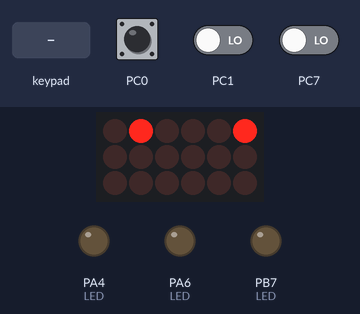
Recording of a program running on a simulated ATmega32, built with avr-gcc and emulated at 16 MHz. Parts: 6×3 LED matrix, output pins drawn as LEDs (lit = HIGH). Wiring (inferred from the names in the program): 4×4 keypad with keys 7 8 9 : 4 5 6 A 1 2 3 B c 0 = C: rows PC2, PC3, PC4, PC5; columns PD7, PD6, PD5, PD3; LED matrix (orientation assumed): rows PA3, PB6, PB5; columns PA2, PB0, PB1, PB2, PB4, PC6. The inputs (shaded band) are chosen by the test bench; at power-on: PC0 HIGH, PC1 LOW, PC7 LOW. Pins used as bus, display or sensor lines are not drawn.

Above: at 0.15 s.
1.3 s: keypad keys 1 2 3 4 pressed 0.4 s apart
5.5 s: key '9' pressed
At 6.1 s:
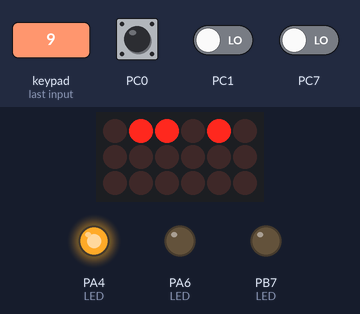
7.3 s: key '7' pressed
At 8.2 s:
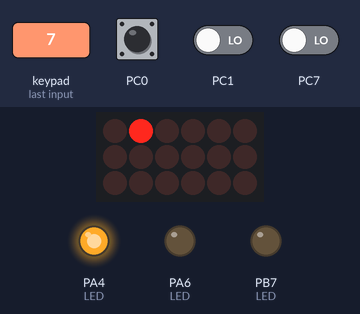
9.0 s: keypad keys 1 2 3 4 A pressed 0.4 s apart
At 10.7 s:
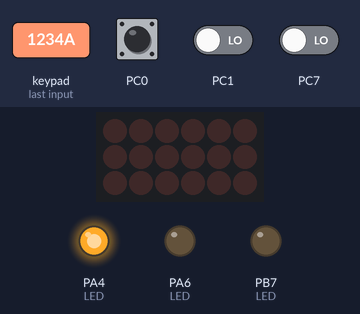
12.5 s: keypad keys 1 3 9 7 pressed 0.4 s apart
At 13.9 s:
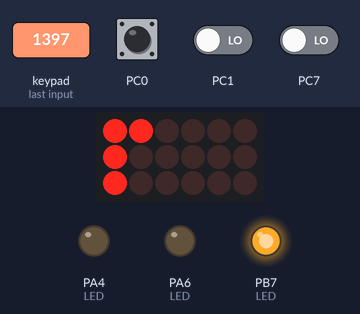
Timing chart, 0 to 15.5 s (numbered marks = the images above; inputs shaded):
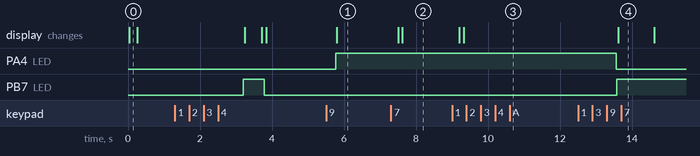

The program:

main.c
```c
#include "Atmega32_Registers.h"
#include "LCD.h"
#include "Buzzer.h"
#include "KEYPAD.h"
#include "LED.h"
#include "7_Segment.h"
#include <stdbool.h>
#include <stdlib.h>
#include <string.h>
#include "Timer.h"
#include <avr/interrupt.h>
#define F_CPU 16000000
#include <util/delay.h>

extern uint8 Num_OVF;
extern uint8 Init_Val;

uint8 R_MIN,
R_SEC,
T_MIN,
T_SEC,
G_MIN,
G_SEC,
STATE=0;


void convert_to_time(char *ex,uint8 *MIN,uint8 *SEC){
	uint8 buffer[15];
	uint16 i,len, j, x;
	len = strlen(ex);
	j = 0;

	for (i = 0; i < len+1; i++) {

		if (ex[i] >= '0' && ex[i] <= '9') {
			buffer[j++] = ex[i];
		}
		else if (ex[i] == ':') {
			if (j > 0) {
				buffer[j] = '\0';
				x = atoi(buffer);
				*MIN=x;
				j = 0;
			}
			}else if (ex[i] == '\0') {
			if (j > 0) {
				buffer[j] = '\0';
				x = atoi(buffer);
				*SEC=x;
				j = 0;
			}
		}
	}

}


void get_time(uint8 *expression){
	_Bool x=true,y=false;
	uint8 index=0,i=0;
	while(x){
		uint8 t=keypadGetValue();
		if(t)
		{
			BUZZER_SHORT_BEEP();
			switch (t)
			{
				case 'c':
				index=0;
				LCD_CLR();
				break;

				case '=':
				if (expression[0] == '\0')
				break;

				x=false;
				break;
				case ':':
				if (y) break;

				y=true;
				i=0;
				expression[index] = t;
				LCD_WRITE_CHAR(t);
				index++;
				break;

				default:
				if (i==2)
				break;

				expression[index] = t;
				LCD_WRITE_CHAR(t);
				index++;
				i++;
				break;
			}
			expression[index] = '\0';
		}
	}
}

int main(void)
{
	uint8 expression[5],
	index=0;

	BUZZER_Init();
	KEYPAD_INIT();
	LCD_INIT();
	SET_BIT(DDRA,4);
	SET_BIT(DDRA,6);
	SET_BIT(DDRB,7);

	BUZZER_BEEP_BEEP();
	LOCATE_CURSOR(1,3);
	LCD_WRITE_STRING("Traffic light");
	_delay_ms(3000);
	LCD_CLR();


	LOCATE_CURSOR(0,3);
	LCD_WRITE_STRING("Enter Red Time");
	LOCATE_CURSOR(1,5);
	LCD_WRITE_STRING("e.g mm:ss");
	LOCATE_CURSOR(3,7);
	SET_BIT(PORTB,7);
	get_time(expression);
	convert_to_time(expression,&R_MIN,&R_SEC);
	CLR_BIT(PORTB,7);

	LCD_CLR();


	SET_BIT(PORTA,4);
	LOCATE_CURSOR(0,3);
	LCD_WRITE_STRING("Enter Green Time");
	LOCATE_CURSOR(1,5);
	LCD_WRITE_STRING("e.g mm:ss");
	LOCATE_CURSOR(3,7);
	get_time(expression);
	convert_to_time(expression,&G_MIN,&G_SEC);
	CLR_BIT(PORTA,4);

	LCD_CLR();

	Timer0_Init();
	Timer0_SetDelay(1000);
	Timer0_Start();
	_7segmentInit();
	T_MIN=R_MIN;
	T_SEC=R_SEC;
	SET_BIT(PORTB,7);
	while (1)
	{
		selectDigit(SEGMENT_COM4);
		setDigit(T_MIN/10);
		selectDigit(SEGMENT_COM3);
		setDigit(T_MIN%10);
		selectDigit(SEGMENT_COM2);
		setDigit(T_SEC/10);
		selectDigit(SEGMENT_COM1);
		setDigit(T_SEC%10);
	}
}

void Count_des()
{
	if(T_MIN==0 && T_SEC==0)
	{
		if(STATE==0){
			STATE=1;
			T_MIN=G_MIN;
			T_SEC=G_SEC;
			CLR_BIT(PORTB,7);
			SET_BIT(PORTA,4);
			}else if(STATE==1){
			STATE=0;
			T_MIN=R_MIN;
			T_SEC=R_SEC;
			CLR_BIT(PORTA,4);
			SET_BIT(PORTB,7);
		}
	}
	else if (T_SEC==0)
	{
		T_MIN--;
		T_SEC=60;
	}
	else if(T_MIN==0 && T_SEC<5){
		TOGGLE_BIT(PORTA,6);
		BUZZER_Toggle();
	}

}

ISR(TIMER0_OVF_vect)
{
	static uint16 count=0;

	count++;
	if (count==Num_OVF)
	{
		T_SEC--;
		Count_des();
		count=0;
		TCNT0=Init_Val;
	}
}
```

7_Segment.c
```c
#include "7_Segment.h"
#include "DIO.h"
#define F_CPU 16000000
#include <util/delay.h>


uint8 numbers[]={0x00,0x01,0x02,0x03,0x04,0x05,0x06,0x07,0x10,0x11};

void _7segmentInit(){

	DIO_setPinDir(SEGMENT_DATA_PORT,SEGMENT_DATA_PIN1,DIO_PIN_OUTPUT);
	DIO_setPinDir(SEGMENT_DATA_PORT,SEGMENT_DATA_PIN2,DIO_PIN_OUTPUT);
	DIO_setPinDir(SEGMENT_DATA_PORT,SEGMENT_DATA_PIN3,DIO_PIN_OUTPUT);
	DIO_setPinDir(SEGMENT_DATA_PORT,SEGMENT_DATA_PIN4,DIO_PIN_OUTPUT);

	DIO_setPinDir(SEGMENT_COM1_PORT,SEGMENT_COM1_PIN,DIO_PIN_OUTPUT);
	DIO_setPinDir(SEGMENT_COM2_PORT,SEGMENT_COM2_PIN,DIO_PIN_OUTPUT);
	DIO_setPinDir(SEGMENT_COM3_PORT,SEGMENT_COM3_PIN,DIO_PIN_OUTPUT);
	DIO_setPinDir(SEGMENT_COM4_PORT,SEGMENT_COM4_PIN,DIO_PIN_OUTPUT);

	DIO_setPinValue(SEGMENT_COM1_PORT,SEGMENT_COM1_PIN,DIO_PIN_HIGH);
	DIO_setPinValue(SEGMENT_COM2_PORT,SEGMENT_COM2_PIN,DIO_PIN_HIGH);
	DIO_setPinValue(SEGMENT_COM3_PORT,SEGMENT_COM3_PIN,DIO_PIN_HIGH);
	DIO_setPinValue(SEGMENT_COM4_PORT,SEGMENT_COM4_PIN,DIO_PIN_HIGH);

};

void setDigit(uint8 num){
	switch(num)
	{
		case 0:
		DIO_setPinValue(DIO_PORTB,DIO_PIN0,DIO_PIN_LOW);
		DIO_setPinValue(DIO_PORTB,DIO_PIN1,DIO_PIN_LOW);
		DIO_setPinValue(DIO_PORTB,DIO_PIN2,DIO_PIN_LOW);
		DIO_setPinValue(DIO_PORTB,DIO_PIN4,DIO_PIN_LOW);
		break;
		case 1:
		DIO_setPinValue(DIO_PORTB,DIO_PIN0,DIO_PIN_HIGH);
		DIO_setPinValue(DIO_PORTB,DIO_PIN1,DIO_PIN_LOW);
		DIO_setPinValue(DIO_PORTB,DIO_PIN2,DIO_PIN_LOW);
		DIO_setPinValue(DIO_PORTB,DIO_PIN4,DIO_PIN_LOW);
		break;
		case 2:
		DIO_setPinValue(DIO_PORTB,DIO_PIN0,DIO_PIN_LOW);
		DIO_setPinValue(DIO_PORTB,DIO_PIN1,DIO_PIN_HIGH);
		DIO_setPinValue(DIO_PORTB,DIO_PIN2,DIO_PIN_LOW);
		DIO_setPinValue(DIO_PORTB,DIO_PIN4,DIO_PIN_LOW);
		break;
		case 3:
		DIO_setPinValue(DIO_PORTB,DIO_PIN0,DIO_PIN_HIGH);
		DIO_setPinValue(DIO_PORTB,DIO_PIN1,DIO_PIN_HIGH);
		DIO_setPinValue(DIO_PORTB,DIO_PIN2,DIO_PIN_LOW);
		DIO_setPinValue(DIO_PORTB,DIO_PIN4,DIO_PIN_LOW);
		break;
		case 4:
		DIO_setPinValue(DIO_PORTB,DIO_PIN0,DIO_PIN_LOW);
		DIO_setPinValue(DIO_PORTB,DIO_PIN1,DIO_PIN_LOW);
		DIO_setPinValue(DIO_PORTB,DIO_PIN2,DIO_PIN_HIGH);
		DIO_setPinValue(DIO_PORTB,DIO_PIN4,DIO_PIN_LOW);
		break;
		case 5:
		DIO_setPinValue(DIO_PORTB,DIO_PIN0,DIO_PIN_HIGH);
		DIO_setPinValue(DIO_PORTB,DIO_PIN1,DIO_PIN_LOW);
		DIO_setPinValue(DIO_PORTB,DIO_PIN2,DIO_PIN_HIGH);
		DIO_setPinValue(DIO_PORTB,DIO_PIN4,DIO_PIN_LOW);
		break;
		case 6:
		DIO_setPinValue(DIO_PORTB,DIO_PIN0,DIO_PIN_LOW);
		DIO_setPinValue(DIO_PORTB,DIO_PIN1,DIO_PIN_HIGH);
		DIO_setPinValue(DIO_PORTB,DIO_PIN2,DIO_PIN_HIGH);
		DIO_setPinValue(DIO_PORTB,DIO_PIN4,DIO_PIN_LOW);
		break;
		case 7:
		DIO_setPinValue(DIO_PORTB,DIO_PIN0,DIO_PIN_HIGH);
		DIO_setPinValue(DIO_PORTB,DIO_PIN1,DIO_PIN_HIGH);
		DIO_setPinValue(DIO_PORTB,DIO_PIN2,DIO_PIN_HIGH);
		DIO_setPinValue(DIO_PORTB,DIO_PIN4,DIO_PIN_LOW);
		break;
		case 8:
		DIO_setPinValue(DIO_PORTB,DIO_PIN0,DIO_PIN_LOW);
		DIO_setPinValue(DIO_PORTB,DIO_PIN1,DIO_PIN_LOW);
		DIO_setPinValue(DIO_PORTB,DIO_PIN2,DIO_PIN_LOW);
		DIO_setPinValue(DIO_PORTB,DIO_PIN4,DIO_PIN_HIGH);
		break;
		case 9:
		DIO_setPinValue(DIO_PORTB,DIO_PIN0,DIO_PIN_HIGH);
		DIO_setPinValue(DIO_PORTB,DIO_PIN1,DIO_PIN_LOW);
		DIO_setPinValue(DIO_PORTB,DIO_PIN2,DIO_PIN_LOW);
		DIO_setPinValue(DIO_PORTB,DIO_PIN4,DIO_PIN_HIGH);
		break;
		default:
		break;

	}

		_delay_ms(1);
	};

void selectDigit(uint8 digit){
	switch(digit){

		case SEGMENT_COM1:
		CLR_BIT(PORTA,SEGMENT_COM1_PIN);
		SET_BIT(PORTA,SEGMENT_COM2_PIN);
		SET_BIT(PORTB,SEGMENT_COM3_PIN);
		SET_BIT(PORTB,SEGMENT_COM4_PIN);
		break;
		case SEGMENT_COM2:
			SET_BIT(PORTA,SEGMENT_COM1_PIN);
			CLR_BIT(PORTA,SEGMENT_COM2_PIN);
			SET_BIT(PORTB,SEGMENT_COM3_PIN);
			SET_BIT(PORTB,SEGMENT_COM4_PIN);
		break;
		case SEGMENT_COM3:
			SET_BIT(PORTA,SEGMENT_COM1_PIN);
			SET_BIT(PORTA,SEGMENT_COM2_PIN);
			CLR_BIT(PORTB,SEGMENT_COM3_PIN);
			SET_BIT(PORTB,SEGMENT_COM4_PIN);
		break;
		case SEGMENT_COM4:
			SET_BIT(PORTA,SEGMENT_COM1_PIN);
			SET_BIT(PORTA,SEGMENT_COM2_PIN);
			SET_BIT(PORTB,SEGMENT_COM3_PIN);
			CLR_BIT(PORTB,SEGMENT_COM4_PIN);
		break;
	}

	};
```

7_Segment.h
```c
#ifndef _SEGMENT_H_
#define _SEGMENT_H_
#include "7_Segment_Cfg.h"
#include "STD.h"
#include "BIT_MATH.h"


void _7segmentInit();
void setDigit(uint8 num);
void selectDigit(uint8 digit);

#endif /* 7_SEGMENT_H_ */
```

Buzzer.c
```c
#include "Buzzer.h"

void BUZZER_Init(void){
	DIO_setPinDir(BUZZER_PORT, BUZZER_PIN, DIO_PIN_OUTPUT);
	DIO_setPinValue(BUZZER_PORT, BUZZER_PIN, DIO_PIN_LOW);
	};

void BUZZER_Status(uint8 Buz_sta){
	if (Buz_sta)
	{
		DIO_setPinValue(BUZZER_PORT, BUZZER_PIN, DIO_PIN_HIGH);
	}else{
		DIO_setPinValue(BUZZER_PORT, BUZZER_PIN, DIO_PIN_LOW);
	}
	};

void BUZZER_Toggle(void){
	DIO_togglePin(BUZZER_PORT, BUZZER_PIN);
	};

void BUZZER_SHORT_BEEP(void){
	BUZZER_Status(BUZZER_ON);
	_delay_ms(100);
	BUZZER_Status(BUZZER_OFF);
	};

void BUZZER_LONG_BEEP(void){
	BUZZER_Status(BUZZER_ON);
	_delay_ms(1000);
	BUZZER_Status(BUZZER_OFF);
}
void BUZZER_BEEP_BEEP(void){
	BUZZER_Status(BUZZER_ON);
	_delay_ms(70);
	BUZZER_Status(BUZZER_OFF);
	_delay_ms(35);
	BUZZER_Status(BUZZER_ON);
	_delay_ms(70);
	BUZZER_Status(BUZZER_OFF);
}
```

Buzzer.h
```c
#ifndef LED_H_
#define LED_H_

#include "DIO.h"
#include "Buzzer_Cfg.h"
#define F_CPU 16000000
#include <util/delay.h>


void BUZZER_Init(void);
void BUZZER_Status(uint8 Buz_sta);
void BUZZER_Toggle(void);
void BUZZER_SHORT_BEEP(void);
void BUZZER_LONG_BEEP(void);
void BUZZER_BEEP_BEEP(void);


#endif 
```

LED.c
```c
#include "LED.h"

void LED_Init(uint8 Color){
	switch(Color)
	{
		case RED_LED:
		DIO_setPinDir(DIO_PORTB,DIO_PIN7,DIO_PIN_OUTPUT);
		break;
		case GREEN_LED:
		DIO_setPinDir(DIO_PORTA,DIO_PIN4,DIO_PIN_OUTPUT);
		break;
		case BLUE_LED:
		DIO_setPinDir(DIO_PORTA,DIO_PIN5,DIO_PIN_OUTPUT);
		break;
		case YELLOW_LED:
		DIO_setPinDir(DIO_PORTA,DIO_PIN6,DIO_PIN_OUTPUT);
		break;

	}

}
void LED_ON(uint8 Color){
	switch(Color)
	{
		case RED_LED:
		DIO_setPinValue(DIO_PORTB,DIO_PIN7,DIO_PIN_HIGH);
		break;
		case GREEN_LED:
		DIO_setPinValue(DIO_PORTA,DIO_PIN4,DIO_PIN_HIGH);
		break;
		case BLUE_LED:
		DIO_setPinValue(DIO_PORTA,DIO_PIN5,DIO_PIN_HIGH);
		break;
		case YELLOW_LED:
		DIO_setPinValue(DIO_PORTA,DIO_PIN6,DIO_PIN_HIGH);
		break;

	}
}
void LED_OFF(uint8 Color){
	switch(Color)
	{
		case RED_LED:
		DIO_setPinValue(DIO_PORTB,DIO_PIN7,DIO_PIN_LOW);
		break;
		case GREEN_LED:
		DIO_setPinValue(DIO_PORTA,DIO_PIN4,DIO_PIN_LOW);
		break;
		case BLUE_LED:
		DIO_setPinValue(DIO_PORTA,DIO_PIN5,DIO_PIN_LOW);
		break;
		case YELLOW_LED:
		DIO_setPinValue(DIO_PORTA,DIO_PIN6,DIO_PIN_LOW);
		break;
	}
}
void LED_Toggle(uint8 Color){
	switch(Color)
	{
		case RED_LED:
		DIO_togglePin(DIO_PORTB,DIO_PIN7);
		break;
		case GREEN_LED:
		DIO_togglePin(DIO_PORTA,DIO_PIN4);
		break;
		case BLUE_LED:
		DIO_togglePin(DIO_PORTA,DIO_PIN5);
		break;
		case YELLOW_LED:
		DIO_togglePin(DIO_PORTA,DIO_PIN6);
		break;
	}
}
```

LED.h
```c
#ifndef LED_H_
#define LED_H_

#include "LED_CFG.h"
#include "DIO.h"
#include "STD.h"


void LED_Init(uint8 Color);
void LED_ON(uint8 Color);
void LED_OFF(uint8 Color);
void LED_Toggle(uint8 Color);


#endif /* LED_H_ */
```

STD.h
```c
#ifndef STD_H_
#define STD_H_

typedef unsigned char uint8;
typedef signed char sint8;

typedef unsigned short uint16;
typedef signed short sint16;

typedef unsigned long uint32;
typedef signed long sint32;

typedef float float32;
typedef double float64;

#endif /* STD_H_ */
```

Timer.c
```c
#include "Timer.h"

 uint8 Num_OVF=0;

 uint8 Init_Val=0;

void Timer0_Init(void){

	#if TIMER0_MODE == TIMER0_NORMAL_MODE
	SET_BIT(TCCR0,6);
	SET_BIT(TCCR0,3);

	#elif TIMER0_MODE == TIMER0_PWM_MODE
	SET_BIT(TCCR0,6);
	SET_BIT(TCCR0,3);

	#elif TIMER0_MODE == TIMER0_CTC_MODE
	SET_BIT(TCCR0,6);
	SET_BIT(TCCR0,3);

	#elif TIMER0_MODE == TIMER0_FAST_PWM_MODE
	SET_BIT(TCCR0,6);
	SET_BIT(TCCR0,3);

	#endif

	TIMSK |= 0x01;

	SREG  |= 0x80;

	};

void Timer0_Start(void){
	TCCR0 =0x05;

	};


void Timer0_Stop(void){
	CLR_BIT(TCCR0,0);
	CLR_BIT(TCCR0,1);
	CLR_BIT(TCCR0,2);
	};

void Timer0_SetDelay(uint32 Delay_Ms){

	uint8 Tick_Time =(1024/16);

	uint32 Total_Ticks= (Delay_Ms*1000) /Tick_Time;

	Init_Val= 256 - (Total_Ticks%256);

	Num_OVF =Total_Ticks/256 ;

	TCNT0=Init_Val;
	Num_OVF++;
	};
```

Timer.h
```c
#ifndef TIMER_H_
#define TIMER_H_
#include "Timer_CFG.h"
#include "Atmega32_Registers.h"
#include "Bit_Math.h"

#define TIMER0_NORMAL_MODE 0

#define TIMER0_PWM_MODE 1

#define TIMER0_CTC_MODE 2

#define TIMER0_FAST_PWM_MODE 3


void Timer0_Init(void);

void Timer0_Start(void);

void Timer0_Stop(void);

void Timer0_SetDelay(uint32 Delay_Ms);


#endif /* TIMER_H_ */
```

7_Segment_Cfg.h
```c
#ifndef _SEGMENT_CFG_H_
#define _SEGMENT_CFG_H_

#define SEGMENT_DATA_PORT		DIO_PORTB

#define SEGMENT_DATA_PIN1		DIO_PIN0
#define SEGMENT_DATA_PIN2		DIO_PIN1
#define SEGMENT_DATA_PIN3		DIO_PIN2
#define SEGMENT_DATA_PIN4		DIO_PIN4

#define SEGMENT_COM1_PORT		DIO_PORTA
#define SEGMENT_COM2_PORT		DIO_PORTA
#define SEGMENT_COM3_PORT		DIO_PORTB
#define SEGMENT_COM4_PORT		DIO_PORTB

#define SEGMENT_COM1_PIN		DIO_PIN3
#define SEGMENT_COM2_PIN		DIO_PIN2
#define SEGMENT_COM3_PIN		DIO_PIN5
#define SEGMENT_COM4_PIN		DIO_PIN6

#define SEGMENT_COM_OFF		1
#define SEGMENT_COM_ON		0

#define SEGMENT_COM1	0
#define SEGMENT_COM2	1
#define SEGMENT_COM3	2
#define SEGMENT_COM4	3

#endif /* 7_SEGMENT_CFG_H_ */
```

Buzzer_Cfg.h
```c
/*
 * Buzzer_Cfg.h
 *
 * Created: 8/21/2023 9:50:13 PM
 *  Author: islam
 */


#ifndef BUZZER_CFG_H_
#define BUZZER_CFG_H_

#define BUZZER_ON   1
#define BUZZER_OFF  0
#define BUZZER_PORT DIO_PORTC
#define BUZZER_PIN  DIO_PIN6

#endif /* BUZZER_CFG_H_ */
```

KEPPAD_CFG.h
```c
#ifndef KEP_PAD_CFG_H_
#define KEP_PAD_CFG_H_
#include "DIO.h"

#define KEYPAD_COL_PORT DIO_PORTD
#define KEYPAD_ROW_PORT DIO_PORTC

#define KEYPAD_COL1		DIO_PIN7
#define KEYPAD_COL2		DIO_PIN6
#define KEYPAD_COL3		DIO_PIN5
#define KEYPAD_COL4		DIO_PIN3

#define KEYPAD_ROW1		DIO_PIN5
#define KEYPAD_ROW2		DIO_PIN4
#define KEYPAD_ROW3		DIO_PIN3
#define KEYPAD_ROW4		DIO_PIN2

#endif /* KEP_PAD_CFG_H_ */
```

LCD_CFG.h
```c
#ifndef LCD_CFG_H_
#define LCD_CFG_H_
#include "DIO.h"


#define LCD_8BIT_CMD_PORT	DIO_PORTA
#define LCD_8BIT_DATA_PORT	DIO_PORTB

#define LCD_4BIT_CMD_PORT	DIO_PORTA
#define LCD_4BIT_DATA_PORT	DIO_PORTB

#define LCD_RS_PIN			DIO_PIN3
//#define LCD_RW_PIN
#define LCD_E_PIN			DIO_PIN2

//#define LCD_D0
//#define LCD_D1
//#define LCD_D2
//#define LCD_D3
#define LCD_D4				DIO_PIN0
#define LCD_D5				DIO_PIN1
#define LCD_D6				DIO_PIN2
#define LCD_D7				DIO_PIN4

#define LCD_MODE			4

#define DISPLAY_OFF 0
#define DISPLAY_ON 1

#define CURSOR_OFF	0
#define CURSOR_ON	1
#define CURSOR_BLINK_OFF	3
#define CURSOR_BLINK_ON		2

#endif /* LCD_CFG_H_ */
```

LED_CFG.h
```c
#ifndef LED_CFG_H_
#define LED_CFG_H_

#define RED_LED  0

#define GREEN_LED   1

#define BLUE_LED    2

#define YELLOW_LED  3


#endif /* LED_CFG_H_ */
```

Timer_CFG.h
```c
#ifndef TIMER_CFG_H_
#define TIMER_CFG_H_

#define TIMER0_MODE		TIMER0_NORMAL_MODE


#endif /* TIMER_CFG_H_ */
```

KEYPAD.c
```c
#include "KEYPAD.h"


const uint8 keypadValues[4][4]={
	{ '7', '8', '9', ':'},
	{ '4', '5', '6', ':'},
	{ '1', '2', '3', ':'},
	{ 'c', '0', '=', ':'}
};

void KEYPAD_INIT(void){

	DIO_setPinDir(KEYPAD_COL_PORT,KEYPAD_COL1,DIO_PIN_OUTPUT);
	DIO_setPinDir(KEYPAD_COL_PORT,KEYPAD_COL2,DIO_PIN_OUTPUT);
	DIO_setPinDir(KEYPAD_COL_PORT,KEYPAD_COL3,DIO_PIN_OUTPUT);
	DIO_setPinDir(KEYPAD_COL_PORT,KEYPAD_COL4,DIO_PIN_OUTPUT);

	DIO_setPinDir(KEYPAD_ROW_PORT,KEYPAD_ROW1,DIO_PIN_INPUT);
	DIO_setPinDir(KEYPAD_ROW_PORT,KEYPAD_ROW2,DIO_PIN_INPUT);
	DIO_setPinDir(KEYPAD_ROW_PORT,KEYPAD_ROW3,DIO_PIN_INPUT);
	DIO_setPinDir(KEYPAD_ROW_PORT,KEYPAD_ROW4,DIO_PIN_INPUT);

	DIO_setPullUp(KEYPAD_ROW_PORT,KEYPAD_ROW1);
	DIO_setPullUp(KEYPAD_ROW_PORT,KEYPAD_ROW2);
	DIO_setPullUp(KEYPAD_ROW_PORT,KEYPAD_ROW3);
	DIO_setPullUp(KEYPAD_ROW_PORT,KEYPAD_ROW4);

	DIO_setPinValue(KEYPAD_COL_PORT,KEYPAD_COL1,DIO_PIN_HIGH);
	DIO_setPinValue(KEYPAD_COL_PORT,KEYPAD_COL2,DIO_PIN_HIGH);
	DIO_setPinValue(KEYPAD_COL_PORT,KEYPAD_COL3,DIO_PIN_HIGH);
	DIO_setPinValue(KEYPAD_COL_PORT,KEYPAD_COL4,DIO_PIN_HIGH);

};
uint8 keypadGetValue(void){

	uint8 LOC_Column = 0;
	uint8 LOC_Row = 0;
	uint8 Value = 0;
	uint8 Temp = 0;
	uint8 specialcase = 0;
	for( LOC_Column = Col_INIT ; LOC_Column >= Col_FINAL ; LOC_Column-- ) //Decrement Because of ports [7 -> 2]
	{
		if(LOC_Column == 4)
		{
			continue;
		}else if(LOC_Column == 3)
		{
			specialcase = 1;
		}

		DIO_setPinValue(KEYPAD_COL_PORT, LOC_Column, DIO_PIN_LOW);

		for( LOC_Row = Row_INIT ; LOC_Row >= Row_FINAL ; LOC_Row-- )
		{
			DIO_readPinValue(KEYPAD_ROW_PORT, LOC_Row, &Temp);

			if(!Temp)
			{
				Value = keypadValues[Row_INIT - LOC_Row][Col_INIT - LOC_Column - specialcase];

				while(!Temp)
				{
					DIO_readPinValue(KEYPAD_ROW_PORT, LOC_Row, &Temp);
				}

				_delay_ms(10);//Solving Bouncing Problem ( DeBouncing )

			}
		}

		DIO_setPinValue(KEYPAD_COL_PORT, LOC_Column, DIO_PIN_HIGH);
	}
	return Value;
};
```

KEYPAD.h
```c
#ifndef KEY_PAD_H_
#define KEY_PAD_H_

#include "KEPPAD_CFG.h"
#define F_CPU 16000000
#include <util/delay.h>
#include "STD.h"
#include "DIO.h"

#define Col_INIT  7
#define Col_FINAL 3

#define Row_INIT  5
#define Row_FINAL 2


void KEYPAD_INIT(void);
uint8 keypadGetValue(void);


#endif /* KEY_PAD_H_ */
```

LCD.h
```c
#ifndef LCD_H_
#define LCD_H_
#include "STD.h"
#include "LCD_CFG.h"
#include "DIO.h"
#define F_CPU 16000000
#include <util/delay.h>

void LCD_Cursor(uint8_t Cursor_Status);
void LCD_Display(uint8_t Display_Status);
void LCD_INIT(void);
void LCD_WRITE_CMD(uint8 cmd);
void LCD_WRITE_CHAR(uint8 value);
void LOCATE_CURSOR(uint8 row,uint8 col);
void LCD_WRITE_STRING(uint8* str);
void LCD_CLR(void);
void LCD_WRITE_INTEGER(sint32 intgr);


#endif /* LCD_H_ */
```

BIT_MATH.h
```c
#ifndef BIT_MATH_H_
#define BIT_MATH_H_

#define SET_BIT(REG,BIT) (REG |= (1<<BIT))
#define CLR_BIT(REG,BIT) (REG &= ~(1<<BIT))
#define TOGGLE_BIT(REG,BIT) (REG ^= (1<<BIT))
#define GET_BIT(REG,BIT) ((REG>>BIT) & (0x01))


#endif /* BIT_MATH_H_ */
```

DIO.h
```c
#ifndef DIO_H_
#define DIO_H_
#include "STD.h"
#include "Atmega32_Registers.h"
#include "BIT_MATH.h"

#define DIO_PORTA 0
#define DIO_PORTB 1
#define DIO_PORTC 2
#define DIO_PORTD 3

#define DIO_PIN0 0
#define DIO_PIN1 1
#define DIO_PIN2 2
#define DIO_PIN3 3
#define DIO_PIN4 4
#define DIO_PIN5 5
#define DIO_PIN6 6
#define DIO_PIN7 7

#define DIO_PORT_OUTPUT 0xff
#define DIO_PORT_INPUT 0x00
#define DIO_PIN_OUTPUT 1
#define DIO_PIN_INPUT 0

#define DIO_PORT_HIGH 0xff
#define DIO_PORT_LOW 0x00
#define DIO_PIN_HIGH 1
#define DIO_PIN_LOW 0


void DIO_setPortDir(uint8 port,uint8 dir);
void DIO_setPortValue(uint8 port,uint8 value);
void DIO_setPinDir(uint8 port,uint8 pin,uint8 dir);
void DIO_setPinValue(uint8 port,uint8 pin,uint8 value);
void DIO_readPinValue(uint8 port,uint8 pin,uint8* value);
void DIO_readPortValue(uint8 port,uint8* value);
void DIO_togglePin(uint8 port,uint8 pin);
void DIO_setPullUp(uint8 port,uint8 pin);


#endif /* DIO_H_ */
```

Source omitted: LCD.c (3450 bytes), Atmega32_Registers.h (3491 bytes), DIO.c (3115 bytes)

Measured:
- after the input at 5.5 s, PA4 (LED): LOW → HIGH after 0.27 s; the display: changes after 0.30 s (image 1)
- after the input at 7.3 s, the display: first changes after 0.20 s (image 2 shows a later state)
- after the input at 9.0 s, the display: first changes after 0.20 s (image 3 shows a later state)
- after the input at 12.5 s, PA4 (LED): HIGH → LOW after 1.1 s; PB7 (LED): LOW → HIGH after 1.1 s; the display: changes after 1.1 s (image 4)
